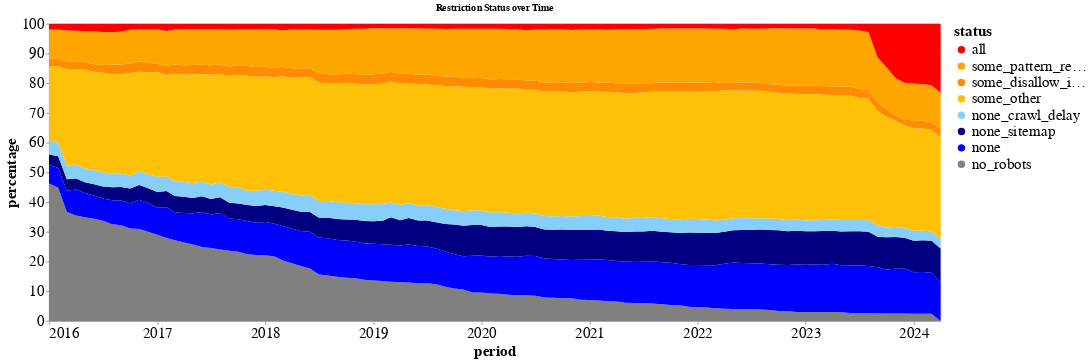

Source (notebook cell):
### Code cell
ordered_statuses = [
    "no_robots", "none", "none_sitemap", "none_crawl_delay", "some_other",
    "some_disallow_important_dir", "some_pattern_restrictions", "all"
]

status_colors = {
    "all": "red",
    "some_pattern_restrictions": "#FFA500",
    #"some_disallow_file_types": "#FF8C00",
    "some_disallow_important_dir": "#FF8C00",
    "some_other": "#FFC107",
    "none_crawl_delay": "lightskyblue",
    "none_sitemap": "navy",
    "none": "blue",
    "no_robots": "gray"
}

legend_mapping = {
    "all": "Full restrictions",
    "some_pattern_restrictions": "Pattern-based restrictions",
    "some_disallow_file_types": "Disallow specific file types",
    "some_disallow_important_dir": "Disallow private directories",
    "some_other": "Other restrictions",
    "none_crawl_delay": "Crawl delay specified",
    "none_sitemap": "Sitemap provided",
    "none": "No restrictions or sitemap",
    "no_robots": "No Robots.txt"
}

# for group in agent_groups_to_track:
#     print(group)
chart = robots_util.plot_robots_time_map_altair_detailed(
    robots_temporal_head_summary_detailed,
    agent_type="Combined Agent",
    period_col='period',
    status_col='status',
    val_col='tokens',
    title='Restriction Status over Time',
    ordered_statuses=ordered_statuses,
    status_colors=status_colors,
)
chart.show()

### Figure 1 — Vega-Lite specification as saved in the notebook (floating-point values rounded to 4 significant figures; data arrays with more than 128 entries replaced by an {"elided": "..."} marker saying what was removed)
{"config": {"view": {"continuousWidth": 300, "continuousHeight": 300}, "axis": {"domain": true, "labelFont": "sans-serif", "labelFontSize": 20, "titleFont": "sans-serif", "titleFontSize": 20}, "axisX": {"domain": true, "format": "%Y", "labelAngle": 0, "labelExpr": "timeFormat(datum.value, '%Y')", "tickCount": "year"}, "axisY": {"domain": true, "format": ".0f", "labelExpr": "datum.value * 100"}, "legend": {"labelFont": "sans-serif", "labelFontSize": 20, "titleFont": "sans-serif", "titleFontSize": 20}}, "data": {"name": "data-37dbd7a7e8e3244b9f65361a4e66fb7c"}, "mark": {"type": "area"}, "encoding": {"color": {"field": "status", "scale": {"domain": ["all", "some_pattern_restrictions", "some_disallow_important_dir", "some_other", "none_crawl_delay", "none_sitemap", "none", "no_robots"], "range": ["red", "#FFA500", "#FF8C00", "#FFC107", "lightskyblue", "navy", "blue", "gray"]}, "title": "status", "type": "nominal"}, "order": {"field": "order", "type": "quantitative"}, "x": {"axis": {"format": "%Y", "title": "period"}, "field": "period", "type": "temporal"}, "y": {"axis": {"format": ".0f", "title": "percentage"}, "field": "percentage", "scale": {"domain": [0, 1]}, "type": "quantitative"}}, "height": 400, "title": "Restriction Status over Time", "width": 1200, "$schema": "https://vega.github.io/schema/vega-lite/v5.17.0.json", "datasets": {"data-37dbd7a7e8e3244b9f65361a4e66fb7c": {"elided": "800 records"}}}
